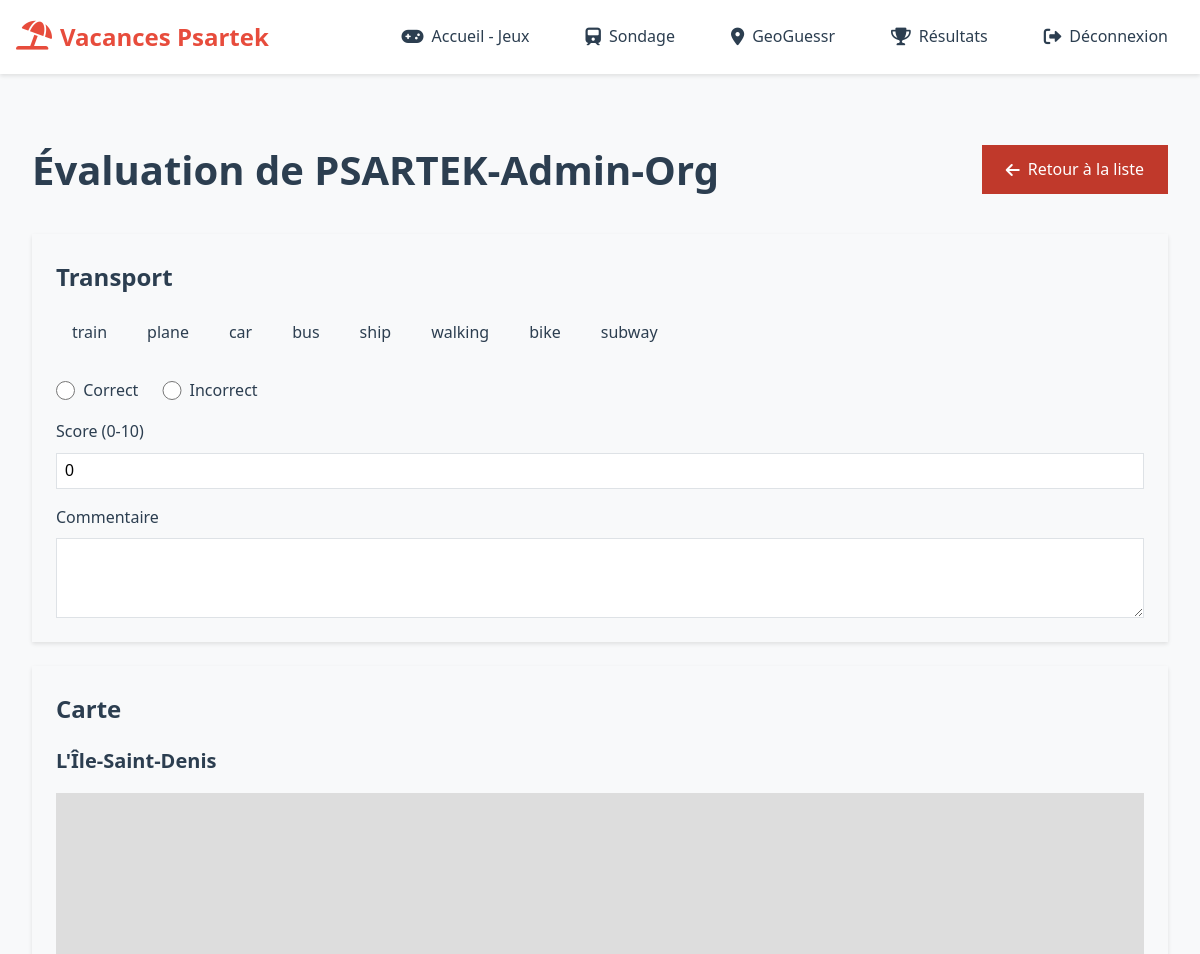
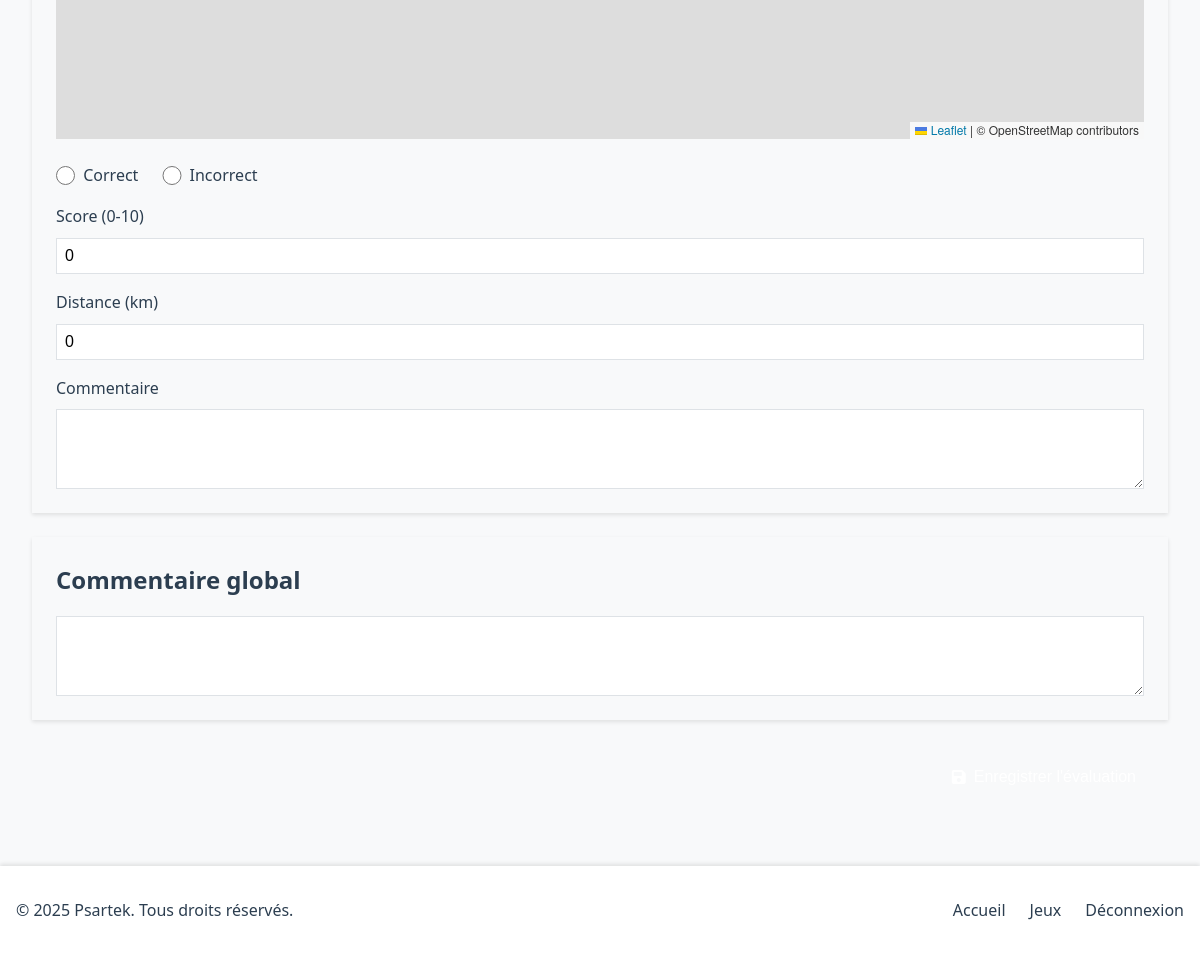
The page /games/evaluate/1/ (signed in) on the database its author committed (2 pictures, top to bottom).
### games/models.py (models this page shows, shortened)
class TransportGuess(models.Model):
    TRANSPORT_CHOICES = [
        ('car', 'Voiture'),
        ('train', 'Train'),
        ('bus', 'Bus'),
        ('plane', 'Avion'),
        ('ship', 'Bateau'),
        ('walking', 'Marche'),
        ('bike', 'Vélo'),
        ('subway', 'Métro/RER')
    ]
    user = models.ForeignKey(User, on_delete=models.CASCADE)
    transports = models.JSONField(default=list)  # Liste des transports sélectionnés
    is_verified = models.BooleanField(null=True, blank=True)
    score = models.IntegerField(null=True, blank=True)
    feedback = models.TextField(blank=True)
    created_at = models.DateTimeField(auto_now_add=True)

class MapGuess(models.Model):
    user = models.ForeignKey(User, on_delete=models.CASCADE)
    latitude = models.FloatField()
    longitude = models.FloatField()
    city_name = models.CharField(max_length=200, blank=True, null=True)
    is_correct = models.BooleanField(null=True, blank=True)
    score = models.IntegerField(null=True, blank=True)
    distance_to_target = models.FloatField(null=True, blank=True)
    feedback = models.TextField(blank=True)
    created_at = models.DateTimeField(default=timezone.now)

### games/views.py (the view, shortened to what this page needs)
# urls.py: path('evaluate/<int:user_id>/', evaluate_user, name='evaluate_user'),
@login_required
@user_passes_test(is_organizer)
def evaluate_user(request, user_id):
    user = get_object_or_404(User, id=user_id)
    try:
        transport_guess = TransportGuess.objects.get(user=user)
        map_guess = MapGuess.objects.get(user=user)
        evaluation = GameEvaluation.objects.filter(user=user).first()
    except (TransportGuess.DoesNotExist, MapGuess.DoesNotExist):
        messages.error(request, 'Cet utilisateur n\'a pas participé aux deux jeux.')
        return redirect('evaluate_responses')
    return render(request, 'games/evaluate_user.html', {
        'user': user,
        'transport_guess': transport_guess,
        'map_guess': map_guess,
        'evaluation': evaluation
    })

### games/views.py (called while the page is built)
def is_organizer(user):
    return user.is_staff or user.groups.filter(name='Organisateur').exists()

### games/templates/games/evaluate_user.html (shortened to what this page needs)
{% extends 'games/base.html' %}{% load static %}
{% block content %}
<div class="evaluation-container">
    <div class="evaluation-header">
        <h1>Évaluation de {{ user.first_name }}</h1>
        <a href="{% url 'evaluate_responses' %}" class="back-btn">
            <i class="fas fa-arrow-left"></i>
            Retour à la liste
        </a>
    </div>
    <form method="post" class="evaluation-form">
        <div class="evaluation-section">
            <h2>Transport</h2>
            <div class="response-details">
                <div class="transports-selected">
                    {% for transport in transport_guess.transports %}
                    <span class="transport-tag">{{ transport }}</span>
                    {% endfor %}
                </div>
            </div>
            <div class="evaluation-controls">
                <div class="control-group">
                    <label class="radio-label">
                        <input type="radio" name="transport_correct" value="true"
                               {% if transport_guess.is_verified == True %}checked{% endif %}>
                        Correct
                    </label>
                    <label class="radio-label">
                        <input type="radio" name="transport_correct" value="false"
                               {% if transport_guess.is_verified == False %}checked{% endif %}>
                        Incorrect
                    </label>
                </div>
                <div class="score-input">
                    <label for="transport_score">Score (0-10)</label>
                    <input type="number" id="transport_score" name="transport_score"
                           min="0" max="10" value="{{ transport_guess.score|default:0 }}">
                </div>
                <div class="feedback-input">
                    <label for="transport_feedback">Commentaire</label>
                    <textarea id="transport_feedback" name="transport_feedback"
                              rows="3">{{ transport_guess.feedback|default:'' }}</textarea>
                </div>
            </div>
        </div>
        <div class="evaluation-section">
            <h2>Carte</h2>
            <div class="response-details">
                <div class="city-name">{{ map_guess.city_name|default:"Ville inconnue" }}</div>
                <div class="map-container">
                    <div id="map" class="result-map"></div>
                </div>
            </div>
            <div class="evaluation-controls">
                <div class="control-group">
                    <label class="radio-label">
                        <input type="radio" name="map_correct" value="true"
                               {% if map_guess.is_correct == True %}checked{% endif %}>
                        Correct
                    </label>
                    <label class="radio-label">
                        <input type="radio" name="map_correct" value="false"
                               {% if map_guess.is_correct == False %}checked{% endif %}>
                        Incorrect
                    </label>
                </div>
                <div class="score-input">
                    <label for="map_score">Score (0-10)</label>
                    <input type="number" id="map_score" name="map_score"
                           min="0" max="10" value="{{ map_guess.score|default:0 }}">
                </div>
                <div class="distance-input">
                    <label for="distance_to_target">Distance (km)</label>
                    <input type="number" id="distance_to_target" name="distance_to_target"
                           step="0.1" value="{{ map_guess.distance_to_target|default:0 }}">
                </div>
                <div class="feedback-input">
                    <label for="map_feedback">Commentaire</label>
                    <textarea id="map_feedback" name="map_feedback"
                              rows="3">{{ map_guess.feedback|default:'' }}</textarea>
                </div>
            </div>
        </div>
        <div class="evaluation-section">
            <h2>Commentaire global</h2>
            <div class="feedback-input">
                <textarea name="global_feedback" rows="3">{{ evaluation.feedback|default:'' }}</textarea>
            </div>
        </div>
        <div class="form-actions">
            <button type="submit" class="submit-btn">
                <i class="fas fa-save"></i>
            </button>
        </div>
    </form>
</div>
{% endblock %}
{% block extra_css %}
<link rel="stylesheet" href="https://unpkg.com/leaflet@1.9.4/dist/leaflet.css" />
{% endblock %}

### static/css/base.css (style rules this page uses)
:root { --primary-color: #e74c3c; --secondary-color: #c0392b; --text-color: #2c3e50; --light-gray: #f8f9fa; --border-color: #dee2e6; --shadow: 0 2px 4px rgba(0, 0, 0, 0.1); }
* { margin: 0; padding: 0; box-sizing: border-box; }
body { font-family: 'Segoe UI', Tahoma, Geneva, Verdana, sans-serif; line-height: 1.6; color: var(--text-color); background-color: var(--light-gray); }

### games/templates/games/evaluate_user.html (style rules this page uses)
.evaluation-container { max-width: 1200px; margin: 0 auto; padding: 2rem 1rem; }
.evaluation-header { display: flex; justify-content: space-between; align-items: center; margin-bottom: 2rem; }
.evaluation-header h1 { font-size: 2.5rem; font-weight: 700; color: var(--text-color); }
.back-btn { display: inline-flex; align-items: center; gap: 0.5rem; padding: 0.75rem 1.5rem; background: var(--secondary-color); color: white; border-radius: var(--radius); text-decoration: none; font-weight: 500; transition: all 0.2s ease; }
.evaluation-section { background: var(--card-bg); border-radius: var(--radius-lg); padding: 1.5rem; margin-bottom: 1.5rem; box-shadow: var(--shadow); }
.evaluation-section h2 { font-size: 1.5rem; font-weight: 600; color: var(--text-color); margin-bottom: 1rem; }
.response-details { margin-bottom: 1.5rem; }
.transports-selected { display: flex; flex-wrap: wrap; gap: 0.5rem; }
.transport-tag { background: var(--background); padding: 0.5rem 1rem; border-radius: var(--radius); font-weight: 500; }
.city-name { font-size: 1.25rem; font-weight: 600; color: var(--text-color); margin-bottom: 1rem; }
.map-container { border-radius: var(--radius); overflow: hidden; background: var(--background); }
.result-map { height: 300px; width: 100%; }
.evaluation-controls { display: flex; flex-direction: column; gap: 1rem; }
.control-group { display: flex; gap: 1.5rem; }
.radio-label { display: flex; align-items: center; gap: 0.5rem; cursor: pointer; }
.radio-label input[type="radio"] { width: 1.2rem; height: 1.2rem; }
.score-input, .distance-input, .feedback-input { display: flex; flex-direction: column; gap: 0.5rem; }
.score-input label, .distance-input label, .feedback-input label { font-weight: 500; color: var(--text-color); }
.score-input input, .distance-input input { padding: 0.5rem; border: 1px solid var(--border-color); border-radius: var(--radius); font-size: 1rem; }
.feedback-input textarea { padding: 0.75rem; border: 1px solid var(--border-color); border-radius: var(--radius); font-size: 1rem; resize: vertical; }
.form-actions { display: flex; justify-content: flex-end; margin-top: 2rem; }
.submit-btn { display: inline-flex; align-items: center; gap: 0.5rem; padding: 1rem 2rem; background: var(--primary-gradient); color: white; border: none; border-radius: var(--radius); font-size: 1rem; font-weight: 500; cursor: pointer; transition: all 0.2s ease; }

### rows shown on the page
TransportGuess: is_verified "☐ Correct", is_verified "☐ Incorrect"
MapGuess: city_name "L'Île-Saint-Denis", is_correct "☐ Correct", is_correct "☐ Incorrect", map_score "0", distance_to_target "0"

### other values the page prints
{{ user.first_name }} "PSARTEK-Admin-Org"
{{ transport }} "train" "plane" "car" "bus" "ship" "walking" "bike" "subway"
